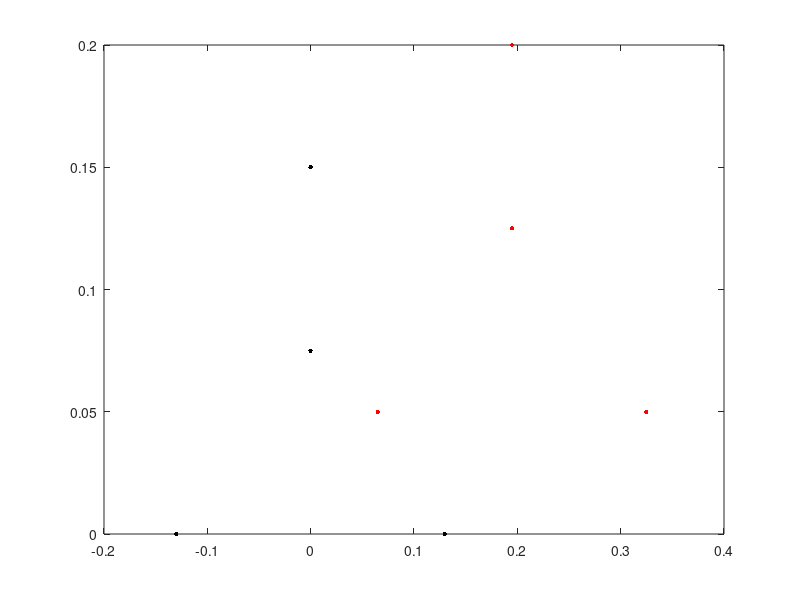

The MATLAB source for this figure: (Note: this script raises an error after producing the figure.)
%% Find Forces in 2D Spine Using Equilibrium Force Balance
% The goal of this program is to solve for the force density values of
% cables in a 2D spine consisting of two stacked tetrahedra. The bottom
% tetra is fixed, and the top tetra is translated. If the configuration is
% feasible, then infinitely many solutions exist; the minimum-effort
% solution will be selected.
%
% This script solves a force balance, in which the tetrahedron are used as
% solid bodies. We assume that the spine is sitting on a surface, so that
% there are vertical reaction forces at each of the two bottom nodes in
% contact.
%
% Authors: Mallory Daly and Ellande Tang
% Created: 12/8/16
% Modified: 12/9/16

clear; close all

%% Spine Parameters

% Number of bars, cables, and nodes
r = 6; % bars
s = 4; % cables
n = 8; % nodes

% Load spine data
load('spine_geometric_parameters_2D.mat')

% Geometric parameters
ll = spine_geometric_parameters.l; % m, length of long bars
h = spine_geometric_parameters.h; % m, height from top to bottom of tetra
ls = h/2; % m, length of short bar
w = sqrt(ll^2-(h/2)^2); % m, width from center of tetra

% Mass and force parameters
g = spine_geometric_parameters.g; % m/s^2, acceleration due to gravity
m = spine_geometric_parameters.m; % kg/node
M = m*4; % kg/tetra

%% Connectivity Matrix
% See H.-J. Schek's "The Force Density Method for Form Finding and
% Computation of General Networks."
% NOTE: Schek's work finds equilbrium positions given load and position of
% fixed nodes. We want to find loads given positions of nodes.

% Full connectivity matrix
% Rows 1-6 are bars
% Rows 7-10 are cables
% Columns 1-4 are "free" nodes (they are fixed later)
% Columns 5-8 are fixed nodes
%    1  2  3  4  5  6  7  8  
C = [1 -1  0  0  0  0  0  0;  %  1
     1  0 -1  0  0  0  0  0;  %  2
     1  0  0 -1  0  0  0  0;  %  3
     0  0  0  0  1 -1  0  0;  %  4
     0  0  0  0  1  0 -1  0;  %  5
     0  0  0  0  1  0  0 -1;  %  6
     0  0  0  1  0  0  0 -1;  %  7
     0  0  1  0  0  0 -1  0;  %  8
     0  1  0  0  0  0  0 -1;  %  9
     0  1  0  0  0  0 -1  0]; % 10

% Connection matrix of cables
Cs = C(end-(s-1):end,:);

%% VARIABLES: Translation and rotation of free tetrahedron
xTrans = 3/2*w; % horizontal translation
zTrans = 1/3*h; % vertical translation
theta = 0;      % rotation (radians)

%% Nodal Positions
% Coordinate system such that nodes 3 and 4 are on the x axis and nodes 1
% and 2 are centered on the z axis.

% Nodal positions of bottom tetrahedra
%          1   2   3   4
x_bot = [  0   0   w  -w]';
z_bot = [h/2   h   0   0]';

% Rotation matrix for given angle of theta
rot = [cos(theta), -sin(theta);
       sin(theta),  cos(theta)];
   
% Need to multiply each node by the rotation matrix and add the (x,z)
% offset from the xi state vector. Copy out (x,z) offset to a 2x4 matrix to
% make this easier.
xz_offset = repmat([xTrans; zTrans], 1, 4);

% Translate and rotate position of fixed nodes to get coordinates of free
% nodes
xz_top = rot*[x_bot'; z_bot'] + xz_offset;

% Extract x and z of free nodes
x_top = xz_top(1,:)';
z_top = xz_top(2,:)';

% Combined nodal positions
x = [x_bot; x_top];
z = [z_bot; z_top];

% Plot nodal positions
figure
plot(x_bot,z_bot,'k.','MarkerSize',10)
hold on
plot(x_top,z_top,'r.','MarkerSize',10)
% figure
% geometry.l = length;
% geometry.h = h;
% plot_2d_spine([xTrans zTrans theta],geometry)

%% Lengths of Bars and Cables

% Rows 1-6 are bars
% Rows 7-10 are cables
l = [ls;                             % 1
     ll;                             % 2
     ll;                             % 3
     ls;                             % 4
     ll;                             % 5
     ll;                             % 6
     norm([x(4),z(4)]-[x(8),z(8)]);  % 7
     norm([x(3),z(3)]-[x(7),z(7)]);  % 8
     norm([x(2),z(2)]-[x(8),z(8)]);  % 9
     norm([x(2),z(2)]-[x(7),z(7)])]; %10

% Diagonal length matrices
L = diag(l);
L_cables = diag(l(end-(s-1):end));

%% Solve for Reaction Forces
% Assume spine is sitting on a surface. Then there are vertical reaction
% forces at nodes 3 and 4.

% Solve AR*[R3; R4] = bR, where AR will always be invertible
AR = [1 1; 0 (x(3)-x(4))];
bR = [2*M*g; M*g*(x(1)-x(4))+M*g*(x(5)-x(4))];
R = AR\bR;
R3 = R(1);
R4 = R(2);

% Note R3 and R4 cannot be negative, but this constraint is not imposed
% here. However, a condition under which R3 or R4 becomes negative creates
% an infeasible problem for the cable tensions, so the issue solves itself.
% It's possible that a more generalized problem would need to solve for
% reaction forces using a solver in order to impose this constraint.

%% Equilibrium Force Equations

% Create vector of distance differences
dx = Cs*x;
dz = Cs*z;

% Define A*q = p, where q is a vector of the cable force densities and p is
% a vector of the external forces. Note that A is not a full rank matrix
% (not invertible).
A = [ -dx(1) -dx(2) -dx(3) -dx(4);  % horizontal forces, bottom tetra
       dx(1)  dx(2)  dx(3)  dx(4);  % horizontal forces, top tetra
      -dz(1) -dz(2) -dz(3) -dz(4);  % vertical forces, bottom tetra
       dz(1)  dz(2)  dz(3)  dz(4)]; % vertical forces, top tetra
p = [ 0; 0; M*g-R3-R4; M*g;];

%% Solve Problem for Minimized Cable Tension

% Minimum cable tension
minTension = 0; % N

% Solve with YALMIP
yalmip('clear')
q = sdpvar(s,1);
obj = q'*q;
constr = [A*q == p, L_cables*q >= minTension*ones(s,1)];
options = sdpsettings('solver','quadprog','verbose',0);
sol = optimize(constr,obj,options);
% optimize(constr,obj)

if sol.problem == 0
    % Display optimal force densities
    qOpt = value(q) % N/m

    % Display cable tensions
    tensionsOpt = L_cables*qOpt % N
else
    display(sol.info)
end


%% Check Distance Vectors Symbollically
% 
% x1 = sym('x1','real');
% x2 = sym('x2','real');
% x3 = sym('x3','real');
% x4 = sym('x4','real');
% x5 = sym('x5','real');
% x6 = sym('x6','real');
% x7 = sym('x7','real');
% x8 = sym('x8','real');
% x = [x1 x2 x3 x4 x5 x6 x7 x8]';
% 
% z1 = sym('z1','real');
% z2 = sym('z2','real');
% z3 = sym('z3','real');
% z4 = sym('z4','real');
% z5 = sym('z5','real');
% z6 = sym('z6','real');
% z7 = sym('z7','real');
% z8 = sym('z8','real');
% z = [z1 z2 z3 z4 z5 z6 z7 z8]';
% 
% Cs*x
% Cs*z
% 
% q7 = sym('q7','real');
% q8 = sym('q8','real');
% q9 = sym('q9','real');
% q10 = sym('q10','real');
% qs = [q7 q8 q9 q10]'